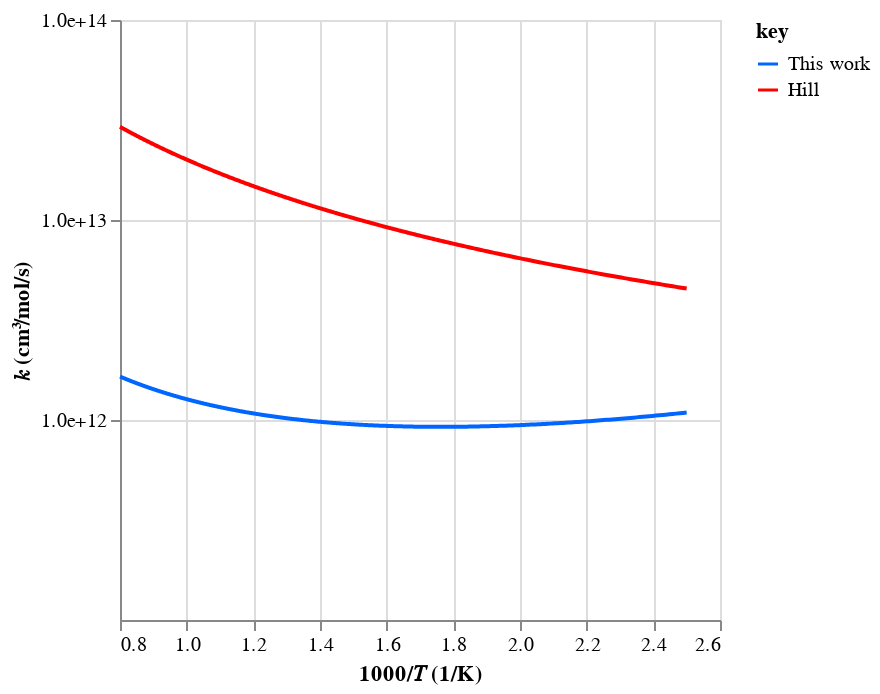

The cell this chart's notebook holds for it:
### Code cell
# Check rates
workflow.plot_rates(tag=tag, root_path=root_path)

### Figure 1 — Vega-Lite specification as saved in the notebook (floating-point values rounded to 4 significant figures; data arrays with more than 128 entries replaced by an {"elided": "..."} marker saying what was removed)
{"config": {"view": {"continuousWidth": 300, "continuousHeight": 300}}, "data": {"name": "data-483d55669a5d01be637ee75853f92d56"}, "mark": {"type": "line"}, "encoding": {"color": {"field": "key", "scale": {"domain": ["This work", "Hill"], "range": ["#0066ff", "#ff0000"]}, "type": "nominal"}, "x": {"field": "x", "title": "1000/𝑇 (1/K)", "type": "quantitative"}, "y": {"axis": {"format": ".1e", "values": [1000000000000, 10000000000000, 100000000000000]}, "field": "value", "scale": {"type": "log"}, "title": "𝑘 (cm³/mol/s)", "type": "quantitative"}}, "transform": [{"fold": ["This work", "Hill"]}], "$schema": "https://vega.github.io/schema/vega-lite/v5.20.1.json", "datasets": {"data-483d55669a5d01be637ee75853f92d56": {"elided": "500 records"}}}
